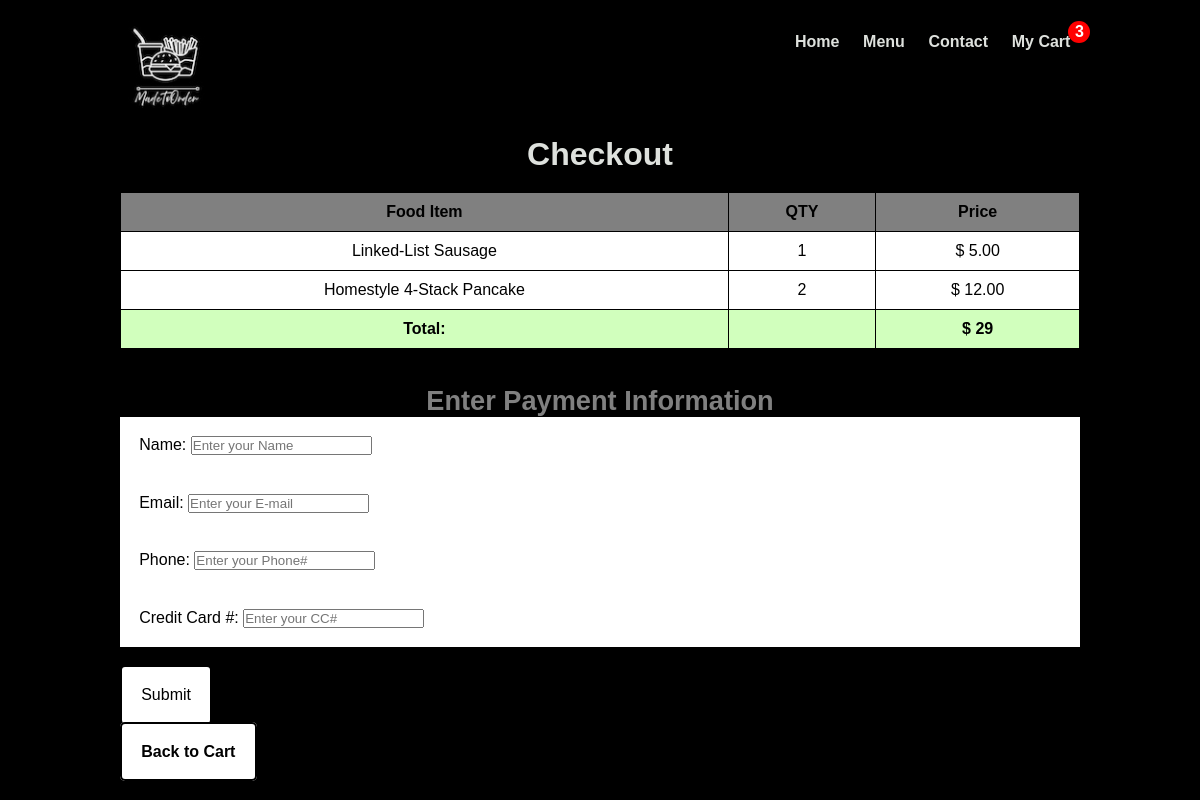
Before: /checkout.php with the older database file.
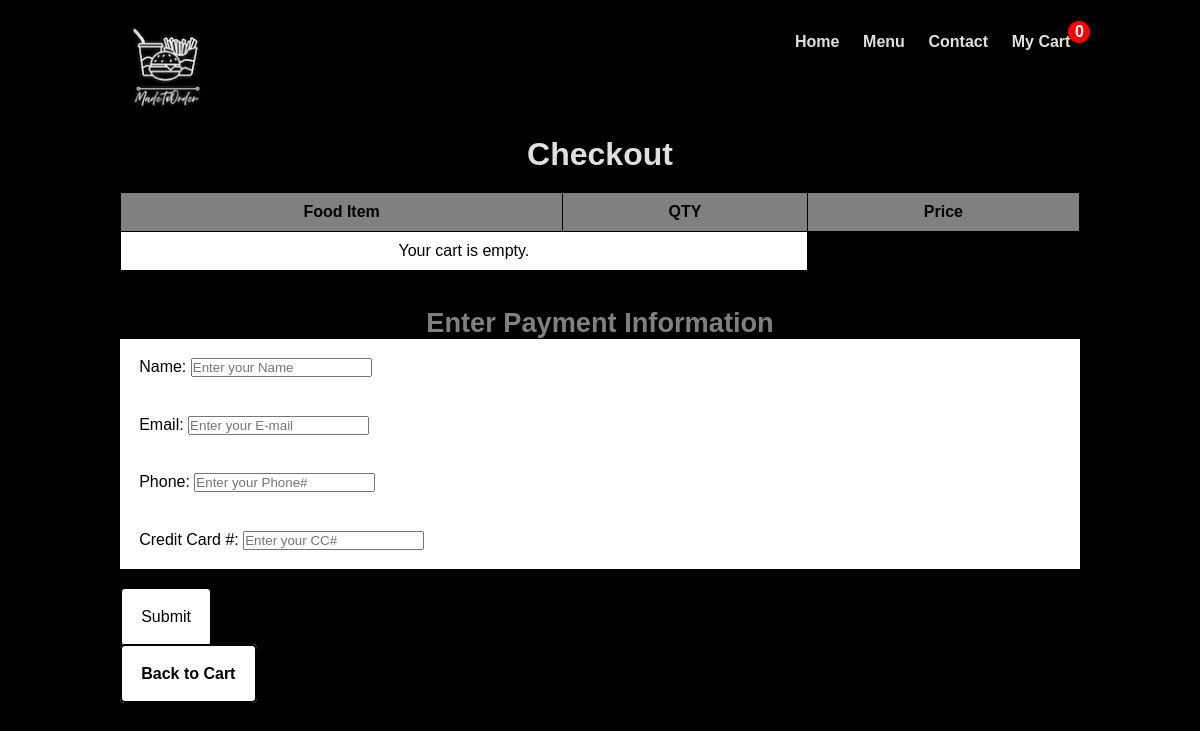
After: the same page with the newer database file.
### tables this page shows
CREATE TABLE `cart` (
  `name` varchar(50) NOT NULL,
  `price` decimal(10,2) NOT NULL,
  `image` varchar(191) NOT NULL,
  `quantity` int(20) NOT NULL,
  `id` int(11) NOT NULL
);

### checkout.php (the view, shortened to what this page needs)
<?php
include ('admin/config/dbcon.php');
$cart_query = mysqli_query($con, "SELECT * FROM `cart`");
$total = 0;
if (mysqli_num_rows($cart_query) > 0) {
    while ($cart_item = mysqli_fetch_assoc($cart_query)) {
        $total += $cart_item['price'] * $cart_item['quantity'];
    }
}
?>
<!DOCTYPE html>
<html lang="en">
<head>
    <link rel="stylesheet" href="style.css">
    <link
    rel="stylesheet"
    href="https://cdnjs.cloudflare.com/ajax/libs/font-awesome/6.4.2/css/all.min.css"
    />
</head>
<body>
    <section class="navbar">
        <div class="container">
            <div class="logo">
                <a href="#" title="Logo">
                    <img src="images\logo.png" alt="Restaurant Logo" class="img-responsive">
                </a>
            </div>
            <div class="menu text-right">
                <ul>
                    <li>
                        <a href="index.php">Home</a>
                    </li>
                    <li>
                        <a href="menu.php">Menu</a>
                    </li>
                    <li>
                    <a href="contact.php">Contact</a>
                    </li>
                    <li>
<?php
$total_quantity_query = mysqli_query($con, "SELECT SUM(quantity) AS total_quantity FROM `cart`");
$total_quantity = mysqli_fetch_assoc($total_quantity_query)['total_quantity'] ?? 0;
?>
                        <a href ="cart.php" class = "cart-icon" id="shoppingCart"><span><?php echo $total_quantity; ?></span>My Cart</a>
                    </li>
                </ul>
            </div>
        </div>
    </section>
    <section class="checkout">
        <div class="container">
            <h2 class="text-center">Checkout</h2>
            <table class="table">
                <thead>
                    <tr>
                        <th>Food Item</th>
                        <th> QTY</th>
                        <th>Price</th>
                    </tr>
                </thead>
                <tbody>
                    <?php
                    $cart_query = mysqli_query($con, "SELECT * FROM `cart`");
                    if (mysqli_num_rows($cart_query) > 0) {
                        while ($cart_item = mysqli_fetch_assoc($cart_query)) {
                            echo "
                                <tr>
                                    <td>{$cart_item['name']}</td>
                                    <td>{$cart_item['quantity']}
                                    <td>$ {$cart_item['price']}</td>
                                </tr>";
                        }
                        echo "
                            <tr style='background-color: #D1FFBD;'>
                                <td><strong>Total:</strong></td>
                                <td></td>
                                <td><strong>$ {$total}</strong></td>
                            </tr>";
                    } else {
                        echo "<tr><td colspan='2'>Your cart is empty.</td></tr>";
                    }
                    ?>
                </tbody>
            </table>
            <form action="" method="POST" >
               <br>
               <br>
                <h3 class="text-center" style="color: grey;"> Enter Payment Information</h3>
                <div class="form-group">
                    <label for="customer_name" style>Name:</label>
                    <input type="text" placeholder="Enter your Name" name="customer_name"  required>
                </div>
                <div class="form-group">
                    <label for="customer_email">Email:</label>
                    <input type="email" name="customer_email" placeholder="Enter your E-mail" required>
                </div>
                <div class="form-group">
                    <label for="customer_phone">Phone:</label>
                    <input type="text" name="customer_phone" placeholder="Enter your Phone#" required>
                </div>
                <div class="form-group">
                    <label for="customer_cc">Credit Card #:</label>
                    <input type="text" name="customer_cc" placeholder="Enter your CC#" maxlength="19" required>
                </div>
                <br>
                <input type="submit" name="place_order" class="btn form-group" placeholder="Place Order">
            </form>
            <br>
            <a href="cart.php" class="btn form-group">Back to Cart</a>
        </div>
    </section>
</body>
</html>

### style.css (style rules this page uses)
* { margin: 0 0; padding: 0 0; font-family: Arial, Helvetica, sans-serif; }
.container { width: 80%; margin: 0 auto; padding: 1%; border-color: #28363D; }
.img-responsive { width: 100%; }
.text-right { text-align: right; }
.text-center { text-align: center; }
a { color: #DEE1DD; text-decoration: none; font-weight: bold; }
.btn { padding: 1%; border: 2px solid; font-size: 1rem; border-radius: 5px; color:black; }
h2 { color: #DEE1DD; font-size: 2rem; margin-bottom: 2%; }
h3 { font-size: 1.7em; }
body { background-color: black; }
.logo { width: 10%; float: left; }
.menu { line-height: 60px; }
.menu ul { list-style-type: none; }
.menu ul li { display: inline; padding: 1%; font-weight: bold; }
.cart-icon { position: relative; display: inline-block; }
.cart-icon span { display: flex; width: 22px; height: 22px; background-color: red; justify-content: center; align-items: center; color: white; border-radius: 50%; position: absolute; top: 15%; right: -20px; }
table { width: 100%; border-collapse: collapse; }
table, th, td, tr { border: 1px solid black; }
th, td { padding: 10px; text-align: center; }
th { background-color: grey; }
tr { background-color: white; }
.form-group { background-color: white; padding: 2%; float: center; }

Changed rows visible on the page:
removed cart: name "Linked-List Sausage", quantity "1", price "5.00"
removed cart: name "Homestyle 4-Stack Pancake", quantity "2", price "12.00"
Other visible differences:
$total_quantity: "3" → "0"
$total: "29" → (not shown)
text no longer shown: "Total: $"
text now shown: "Your cart is empty."
